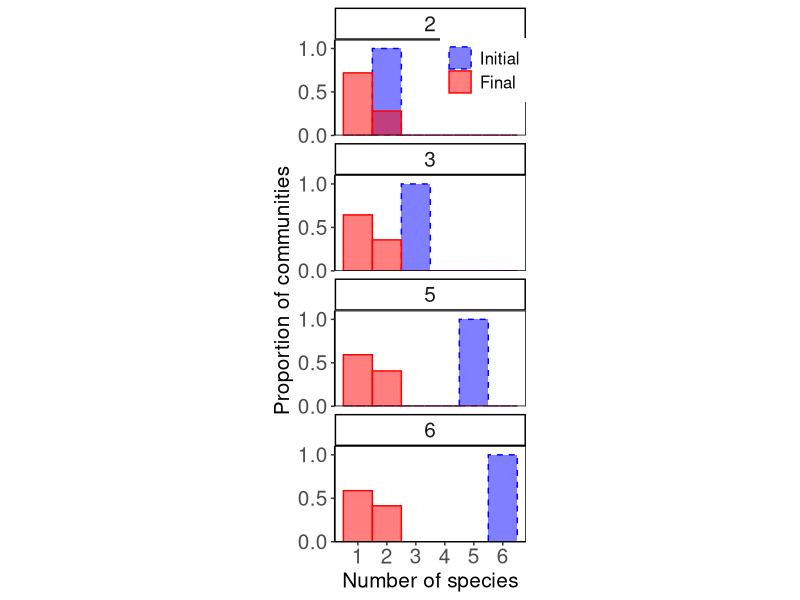
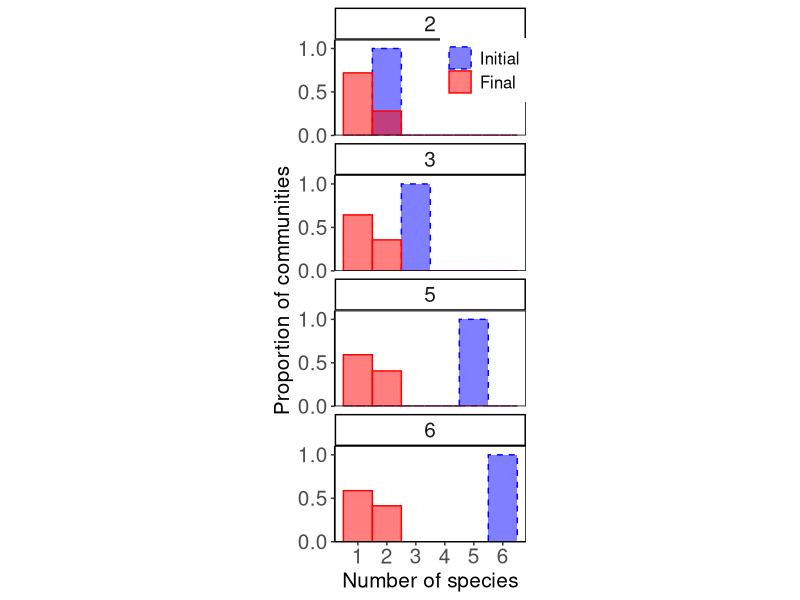

Generate these figures, in order, with R:
library(tidyverse)

data = read_csv('../data/results.csv')
n_sim = round(max(data$n_sim), digits = -2) # number of simulations per inital richness

# Remove non-convergent data (need to filter on n_p_f, rather than n_p)
# Hopefully we can deal with these cases in the simulation code and eventually
# remove this line
#data = data %>% filter(n_p_f != -1)

# Reshape data for easier ggplotting
data = data %>% 
  mutate(n_p_s = n_p) %>%
  pivot_longer(cols = c(n_p_s, n_p_f),
               names_to = "type",
               values_to = "num_species")

data$type = factor(data$type, levels = c('n_p_s', 'n_p_f'))

data %>% ggplot(aes(x = num_species,
                    after_stat(density),
                    fill = type,
                    color = type,
                    linetype = type)) + 
  geom_histogram(position = "identity",
                 alpha = 0.5,
                 binwidth = 1) +
  facet_wrap(.~n_p, nrow = 4) + 
  theme_classic() + 
  theme(axis.title = element_text(size = 15),
         axis.text = element_text(size = 15),
         strip.text = element_text(size = 15),
         legend.title = element_blank(),
         legend.position = c(0.78, 0.94),
         legend.text = element_text(size = 12, hjust = 0.1),
         panel.background = element_blank(), 
         panel.border = element_rect(color = 'black', fill = NA), 
         aspect.ratio = 0.5) + 
  scale_fill_manual(values = c('blue', 'red'),
                    labels = c('Initial', 'Final')) + 
  scale_color_manual(values = c('blue', 'red'),
                     labels = c('Initial', 'Final'))+
  scale_linetype_manual(values = c('dashed', 'solid'),
                        labels = c('Initial', 'Final'))+
  scale_x_continuous(breaks = seq(1:max(data$num_species)),
                     limits = c(0.5, max(data$num_species) + 0.5)) +
  scale_y_continuous(breaks = c(0, 0.5, 1),
                     expand = expansion(mult = c(0, 0.1))) + 
  xlab("Number of species") + 
  ylab("Proportion of communities")

ggsave('../sandbox/histogram_collapse.pdf')
